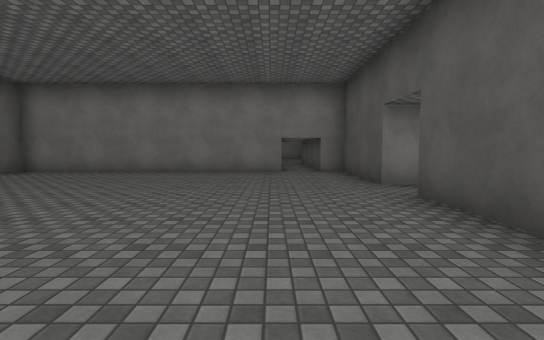
[1] (above)

24 first-person views from a walk through a 3-D level made in the Unity game engine. The camera is 1.3 m above the floor, tilts 4° down and sees 85° across. The floor is counted in squares, 2 m on a side. Each view is taken from the middle of a square. On the plan, view 1 faces up. The plan holds only what a view shows up to about 9 squares ahead; the rest is blank. The place goes on beyond the plan. The player character is not drawn. Surface patterns are stand-ins for the level's own textures.

[2]
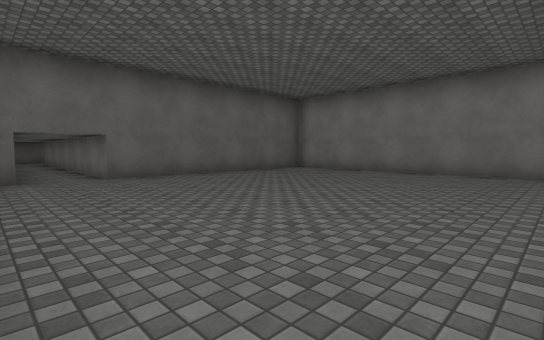

[3]
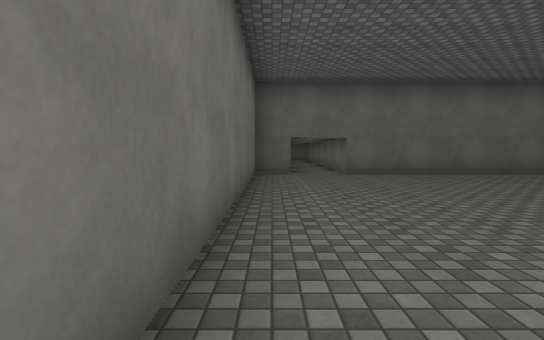

[4]
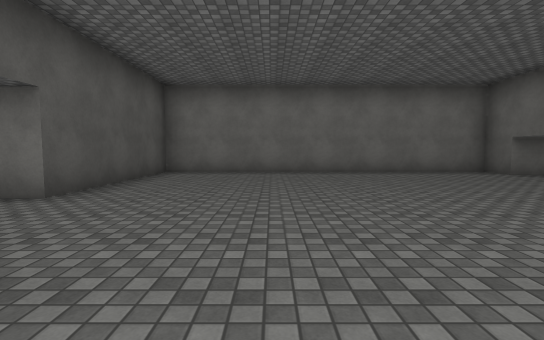

[5]
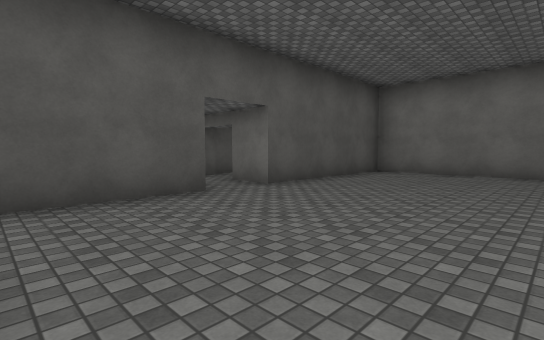

[6]
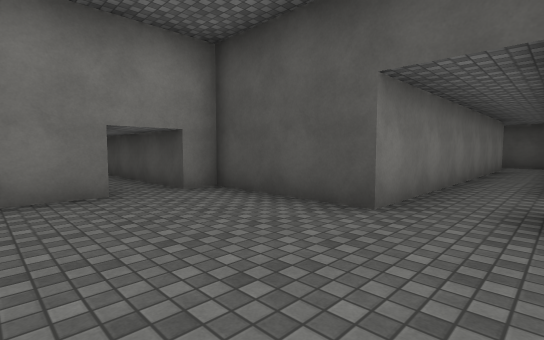

[7]
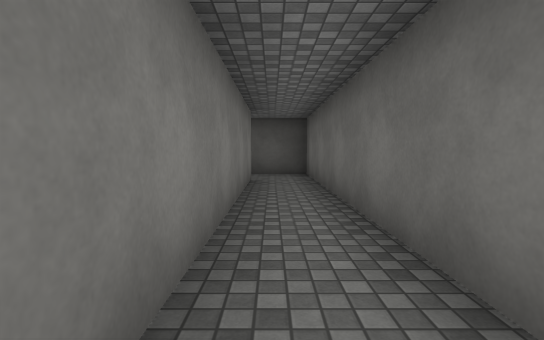

[8]
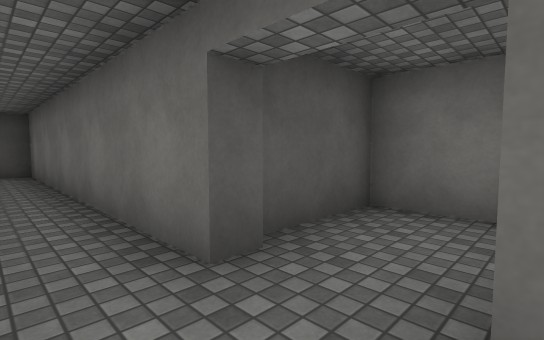

[9]
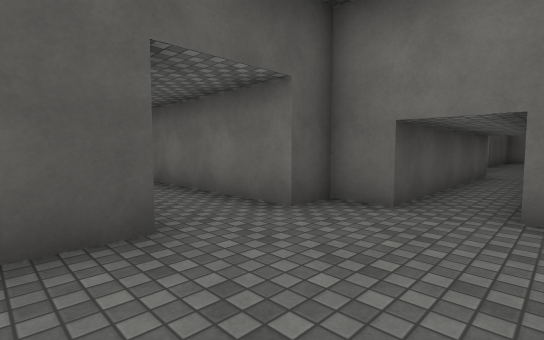

[10]
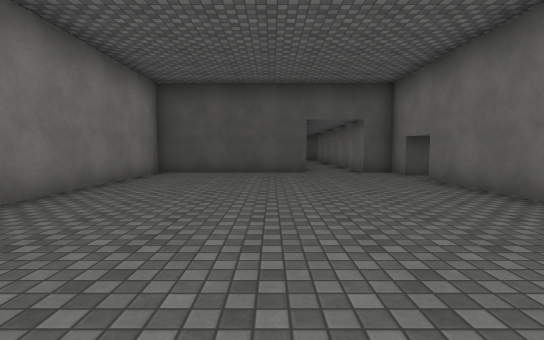

[11]
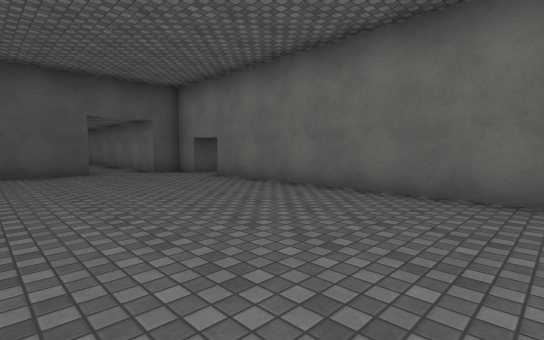

[12]
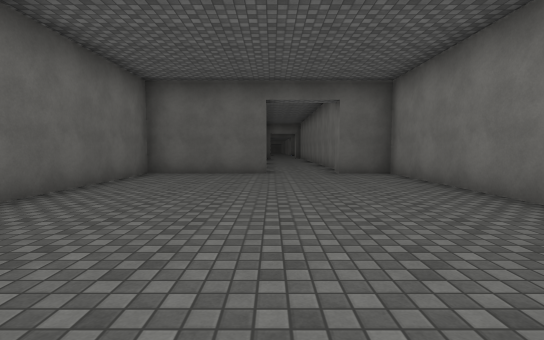

[13]
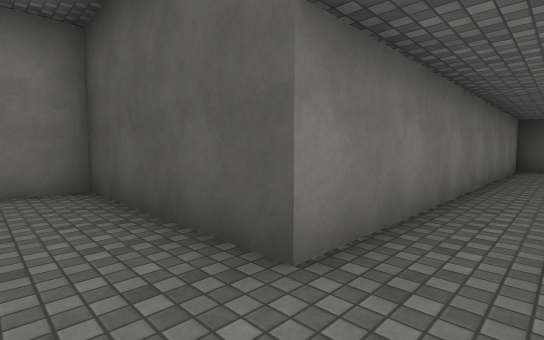

[14]
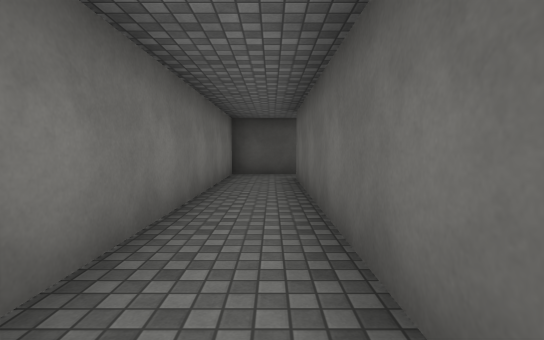

[15]
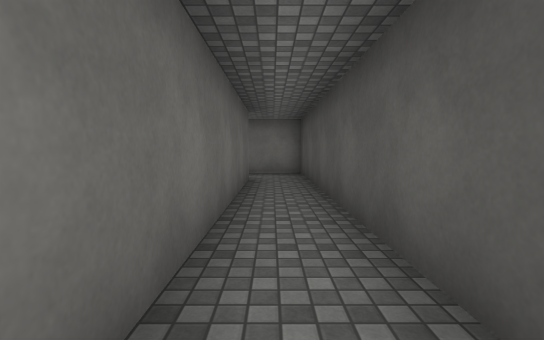

[16]
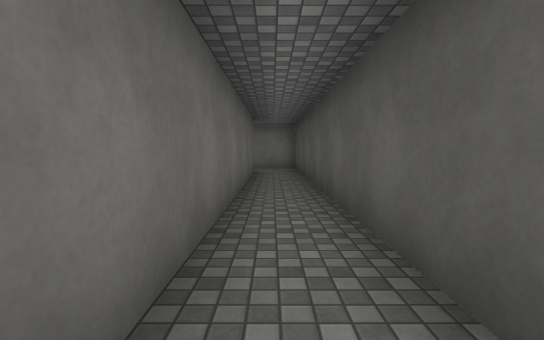

[17]
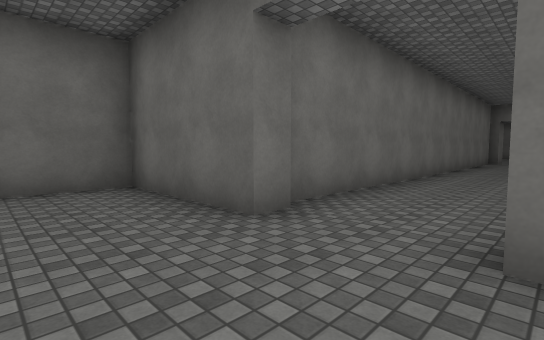

[18]
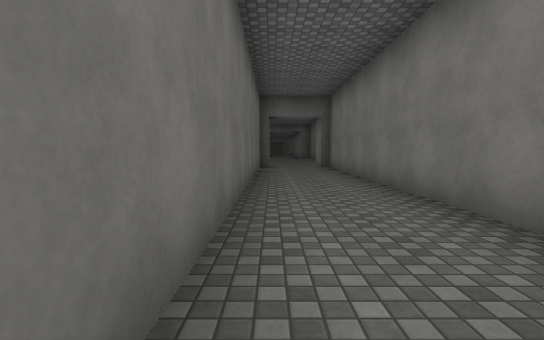

[19]
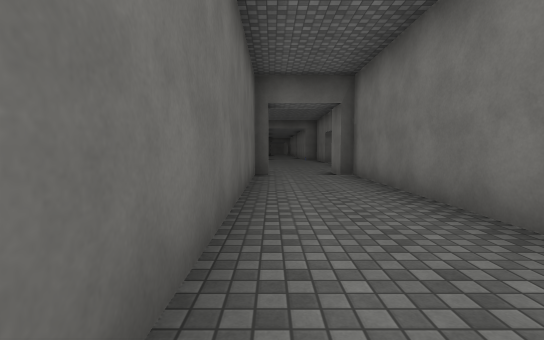

[20]
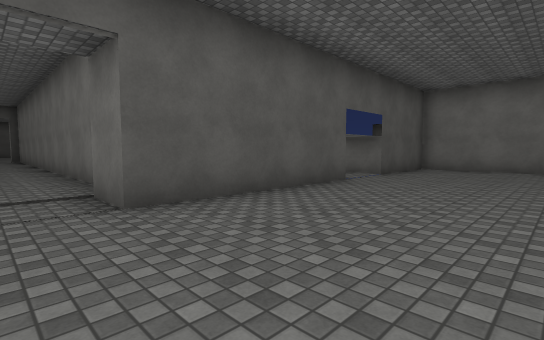

[21]
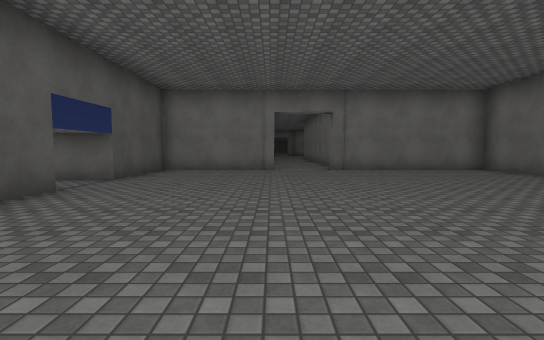

[22]
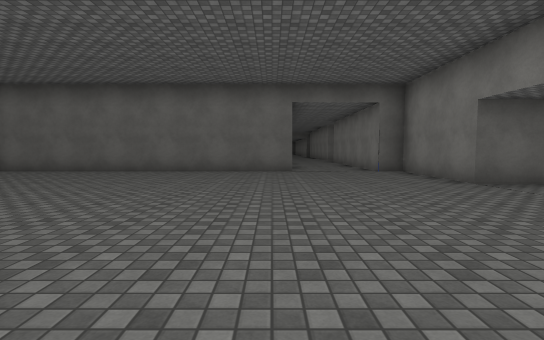

[23]
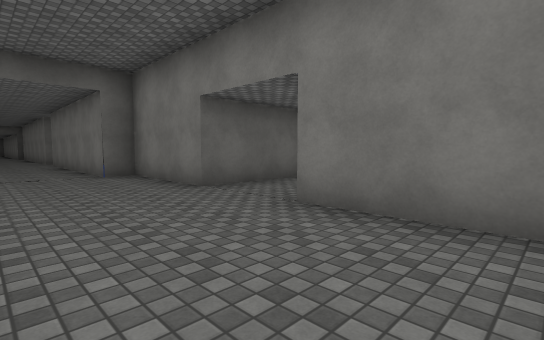

[24]
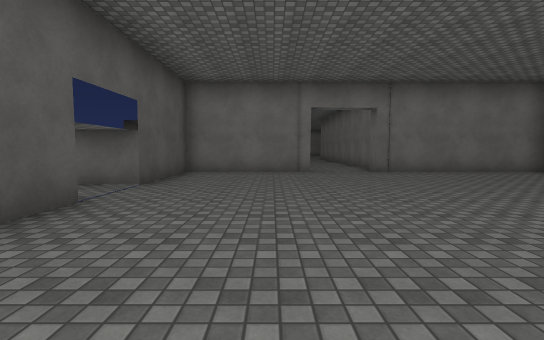

### Floor plan
Ten units are one square. View 1 is at (0, 0); x grows to the right and y downward. Boxes are objects, and circles mark ways between rooms. Rooms are numbered by the first view taken in them; rooms with no view inside come last. Other rooms are left out.
<svg viewBox="-353 -210 476 220">
<path fill="none" stroke="#000" d="M4 -84 -69 -84 -69 -20M35 -55 20 -55 20 -84 14 -84M-69 -5 -69 5 20 5 20 -41 31 -41M44 -36 44 -41 106 -41M105 -55 35 -55M-69 -168 -69 -137 4 -137M14 -84 14 -137 22 -137 22 -145 105 -145M106 -160 22 -160 22 -202 -69 -202 -69 -187M105 -145 105 -65M106 -41 118 -41 118 -160 106 -160M-216 -124 -216 -168 -205 -168M-204 -166 -78 -166M-240 -198 -264 -198M-205 -187 -216 -187M-251 -77 -216 -77 -216 -107 -202 -107M-285 -205 -285 -198 -316 -198 -316 -191 -348 -191M-316 -166 -316 -77 -269 -77M-121 -191 -205 -191M-75 -168 -69 -168M-69 -187 -75 -187M34 -18 46 -18 46 -36"/>
<circle cx="25" cy="-50" r="3" fill="#2a7"/>
<circle cx="10" cy="-90" r="3" fill="#2a7"/>
<circle cx="110" cy="-50" r="3" fill="#2a7"/>
<circle cx="40" cy="-40" r="3" fill="#2a7"/>
<circle cx="100" cy="-150" r="3" fill="#2a7"/>
<circle cx="-60" cy="-175" r="3" fill="#2a7"/>
<text x="-20" y="-40">1</text>
<text x="70" y="-50">2</text>
<text x="-10" y="-160">3</text>
<text x="110" y="-100">4</text>
<text x="-240" y="-140">5</text>
<text x="30" y="-30">6</text>
</svg>
Room 1 opens to room 2. Room 1 opens to room 3. Room 2 opens to room 4. Room 2 opens to room 6. Room 3 opens to room 4. Room 3 opens to room 5.

Where each view was taken, in squares from view 1:
view 1: 0 up, 0 right, facing up
view 2: 0 up, 0 right, facing up-left
view 3: 0 up, 1 right, facing left
view 4: 8 up, 1 left, facing down
view 5: 8 up, 2 left, facing down-right
view 6: 4 up, 1 left, facing up-right
view 7: 5 up, 4 right, facing right
view 8: 5 up, 3 right, facing down-right
view 9: 17 up, 0 right, facing down-right
view 10: 17 up, 6 left, facing right
view 11: 18 up, 6 left, facing down-right
view 12: 17 up, 1 right, facing left
view 13: 15 up, 1 right, facing up-right
view 14: 15 up, 4 right, facing right
view 15: 8 up, 11 right, facing up
view 16: 6 up, 11 right, facing up
view 17: 19 up, 5 left, facing down-left
view 18: 17 up, 10 left, facing left
view 19: 17 up, 13 left, facing left
view 20: 18 up, 25 left, facing down-right
view 21: 17 up, 25 left, facing down
view 22: 16 up, 23 left, facing left
view 23: 17 up, 24 left, facing up-left
view 24: 16 up, 24 left, facing down
